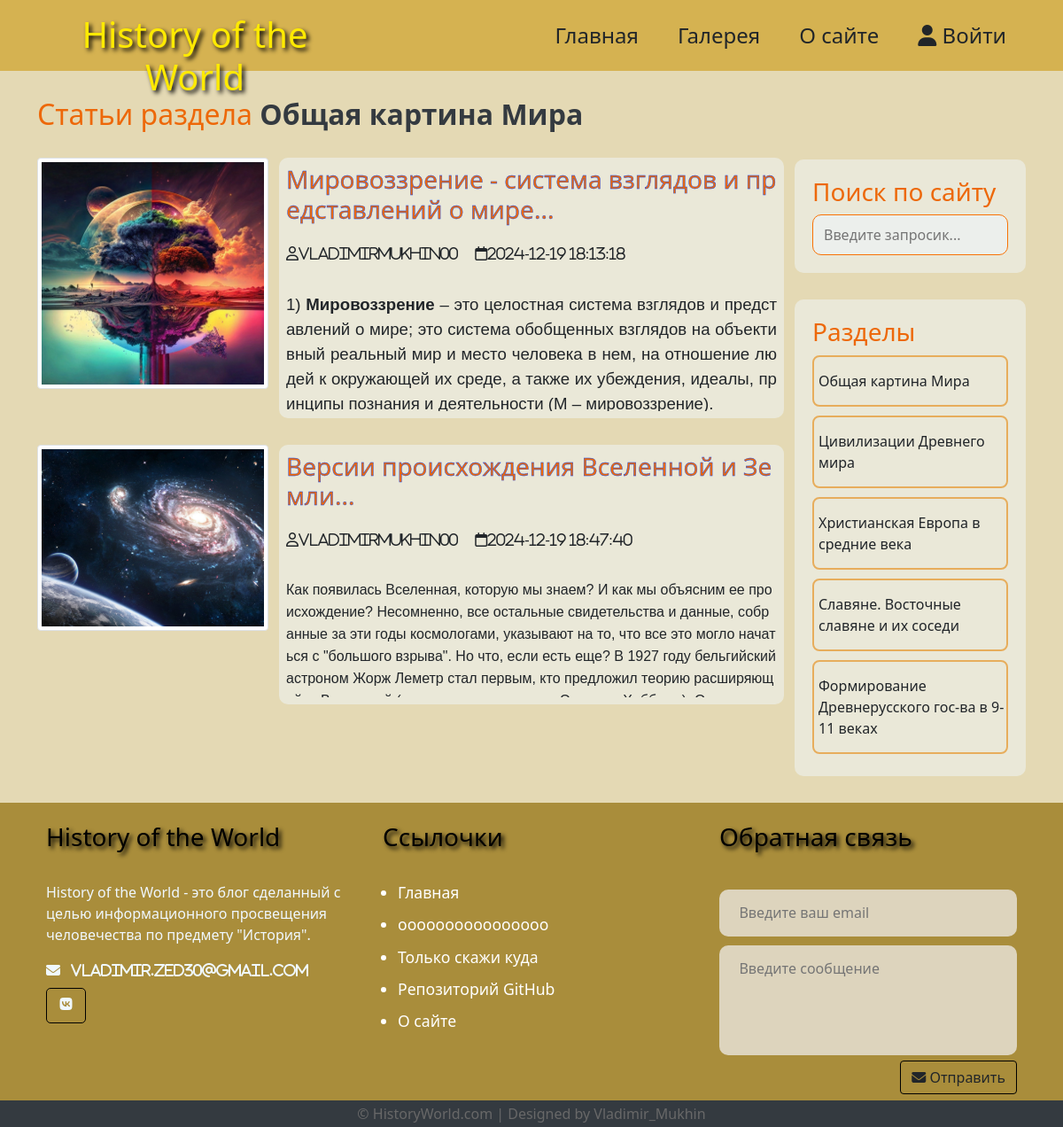
Screenshot of /category.php?id=9 with the database file from the repository.
### tables this page shows
CREATE TABLE `categories` (
  `id` int NOT NULL,
  `name` varchar(121) NOT NULL,
  `description` text NOT NULL
);

CREATE TABLE `posts` (
  `id` int NOT NULL,
  `id_user` int NOT NULL,
  `title` varchar(255) NOT NULL,
  `img` varchar(255) NOT NULL,
  `content` text NOT NULL,
  `status` tinyint NOT NULL,
  `id_category` int DEFAULT NULL,
  `created_date` datetime NOT NULL DEFAULT CURRENT_TIMESTAMP
);

### app/database/db.php (called while the page is built, shortened)
<?php
require('connect.php');
function dbCheckError($query){
    $errInfo = $query->errorInfo();
    return true;
}
function selectAll($table, $params = []){
    global $pdo;
    $sql = "SELECT * FROM $table";
    if(!empty($params)){
        $i = 0;
        foreach ($params as $key => $value){
            if ($i === 0){
                $sql = $sql . " WHERE $key = $value";
            }else{
                $sql = $sql . " AND $key = $value";
            }
            $i++;
        }
    }
    $query = $pdo->prepare($sql);
    $query->execute();
    return $query->fetchAll();
}
function selectOne($table, $params = []){
    global $pdo;
    $sql = "SELECT * FROM $table";
    if(!empty($params)){
        $i = 0;
        foreach ($params as $key => $value){
            if ($i === 0){
                $sql = $sql . " WHERE $key = $value";
            }else{
                $sql = $sql . " AND $key = $value";
            }
            $i++;
        }
    }
    $query = $pdo->prepare($sql);
    $query->execute();
    return $query->fetch();
}
function selectAllFromPostsWithUsers($table1, $table2){
    global $pdo;
    $sql = "SELECT
    t1.id,
    t1.title,
    t1.img,
    t1.content,
    t1.status,
    t1.id_category,
    t1.created_date,
    t2.username
    FROM $table1 AS t1 JOIN $table2 AS t2 ON t1.id_user = t2.id";
    $query = $pdo->prepare($sql);
    $query->execute();
    return $query->fetchAll();
}

### app/controllers/categories.php (called while the page is built, shortened)
<?php
include SITE_ROOT . "/app/database/db.php";
$categories = selectAll('categories');

### category.php (the view, shortened to what this page needs)
<!doctype html>
<html lang="ru">
  <head>
    <link href="https://cdn.jsdelivr.net/npm/bootstrap@5.0.1/dist/css/bootstrap.min.css" rel="stylesheet">
    <link rel="stylesheet" href="assets/css/style.css">
  </head>
  <body>
    <?php
    include("app/include/header.php");
    $posts = selectAll('posts', ['id_category' => $_GET['id'], 'status' => 1]);
    $cat = selectOne('categories', ['id' => $_GET['id']]);
    $names_users = selectAllFromPostsWithUsers('posts', 'users');
    $names = [];
    foreach ($names_users as $nam){
        if ($nam['id_category'] == $_GET['id'] && $nam['status'] == 1){
            $names[] = $nam['username'];
        }
    }
    $n = 0;
    ?>
    <div class="container">
      <div class="content row">
        <div class="main-content col-md-9 col-12">
          <h2><?="Статьи раздела " ?> <strong class="ccc"> <?= $cat['name'] ?></strong></h2>
          <?php foreach($posts as $post): ?>
          <div class="post row">
            <div class="img col-12 col-md-4">
              <img src="<?=BASE_URL . 'assets/images/posts/' . $post['img'] ?>" alt="<?=$post['title'];?>" class="img-thumbnail">
            </div>
            <div class="post_text col-12 col-md-8">
                <h3>
                    <a href="<?=BASE_URL . 'single.php?post=' . $post['id']; ?>"><?=substr($post['title'], 0, 120) . '...' ?></a>
                </h3>
                <i class="far fa-user"><?=$names[$n]; $n = $n + 1 ; ?></i>
                <i class="far fa-calendar"><?=$post['created_date'] ?></i>
                <div class="previem-text">
                <p class="previem-text">
                  <?=$post['content']?>
                </p>
                </div>
            </div>
          </div>
          <?php endforeach; ?>
        </div>
        <?php
        include("app/include/sitebar.php");
        ?>
      </div>
    </div>
    <?php
    include("app/include/footer.php");
    ?>
  </body>
</html>

### app/include/sitebar.php (shortened to what this page needs)
<div class="sidebar col-md-3 col-12">
  <div class="section search">
    <h3>Поиск по сайту</h3>
    <form action="<?= BASE_URL . 'search.php'?>" method="post">
      <input type="text" name="search-term" class="text-input" placeholder="Введите запросик...">
    </form>
  </div>
  <div class="section topics">
    <h3>Разделы</h3>
    <ul>
      <?php foreach($categories as $key => $category): ?>
      <li><a href="<?=BASE_URL . 'category.php?id=' . $category['id']; ?>"><?=$category['name']; ?></a></li>
      <?php endforeach; ?>
    </ul>
  </div>
</div>

### assets/css/style.css (style rules this page uses)
* { font-family: "Carlito", sans-serif, ; }
h1, h2, h3, h4, h5, h6 { color:rgb(237, 104, 9); }
body { background:rgb(228, 217, 180); }
a { text-decoration: none; color: inherit; }
input { padding: 10px 12px; display: block; width: 100%; border-radius: 10px; border: 1px solid rgb(248, 114, 5); line-height: 1.5rem; color: black; background: rgba(240, 248, 255, 0.514); }
.main-content h2 { margin: 30px 0; }
.main-content .post { margin-bottom: 30px; }
.main-content .post_text { background: rgba(240, 248, 255, 0.47); padding: 8px; border-radius: 10px; }
.main-content .post_text { word-break: break-all; }
.main-content .post_text h3 { margin-bottom: 20px; word-break: break-all; }
.main-content .post_text h3 a { -webkit-text-stroke: 0.4px rgb(0, 64, 255); }
.main-content .post_text i { margin: 0px 15px 20px 0px; }
.img-thumbnail { background-repeat: no-repeat; width: 100%; }
div.previem-text { height: 150px; overflow: hidden; }
.ccc { color: #343a40; }
.search { margin-top: 100px; }
.sidebar .section { background: rgba(240, 248, 255, 0.47); border-radius: 10px; padding: 20px; margin-bottom: 30px; }
.sidebar .topics ul { margin: 0px; padding: 0px; list-style-type: none; }
.sidebar .topics ul li { margin: 10px 0px 5px 0px; }
.sidebar .topics ul li a { display: block; padding: 15px 0px 15px 0px; border: 2px solid rgba(229, 132, 4, 0.58); border-radius: 8px; text-decoration: none; font-weight: 400; font-size: 1em; padding-left: 5px; }

### rows the page displays
categories: name "Общая картина Мира"
posts: img (picture), title "Мировоззрение - система взглядов и представлений о мире", created_date "2024-12-19 18:13:18", content "1) Мировоззрение – это целостная система взглядов и представлений о мире; это система обобщенных взглядов на объективный реальный мир и место человека в нем, на отношение людей к окружающей их среде, а также их убеждения, идеалы, принципы познания и деятельности (М – мировоззрение)."
posts: img (picture), title "Версии происхождения Вселенной и Земли", n "VladimirMukhin00", created_date "2024-12-19 18:47:40", content "Как появилась Вселенная, которую мы знаем? И как мы объясним ее происхождение? Несомненно, все остальные свидетельства и данные, собранные за эти годы космологами, указывают на то, что все это могло начаться с \"большого взрыва\". Но что, если есть еще? В 1927 году бельгийский астроном Жорж Леметр стал первым, кто предложил теорию…"
categories: name "Цивилизации Древнего мира"
categories: name "Христианская Европа в средние века"
categories: name "Славяне. Восточные славяне и их соседи"
categories: name "Формирование Древнерусского гос-ва в 9-11 веках"
